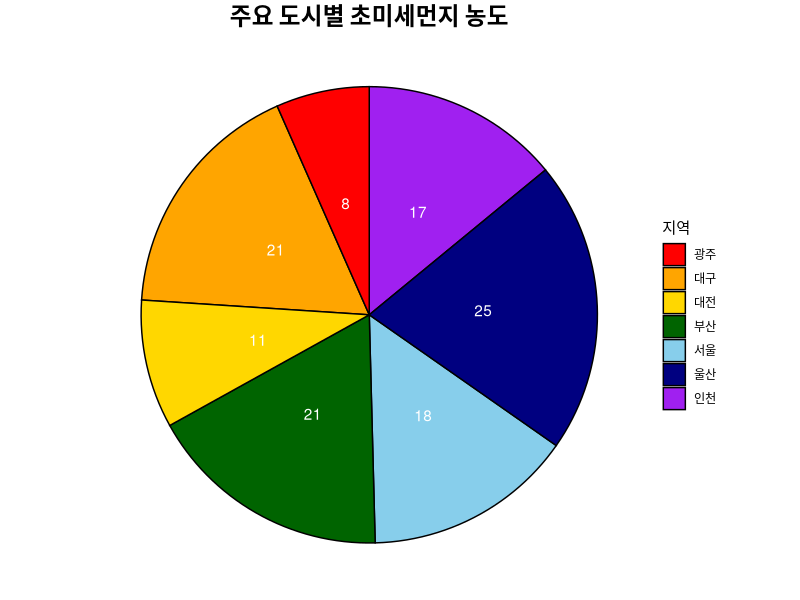
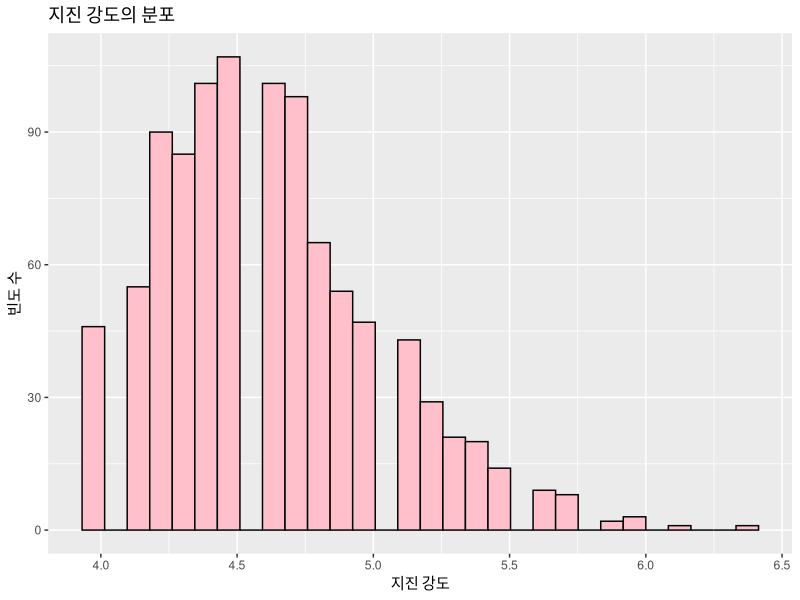
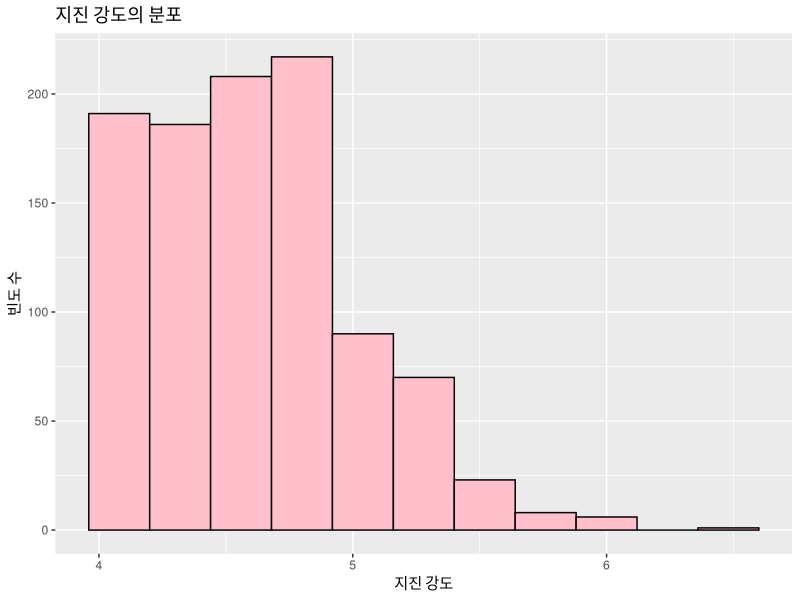
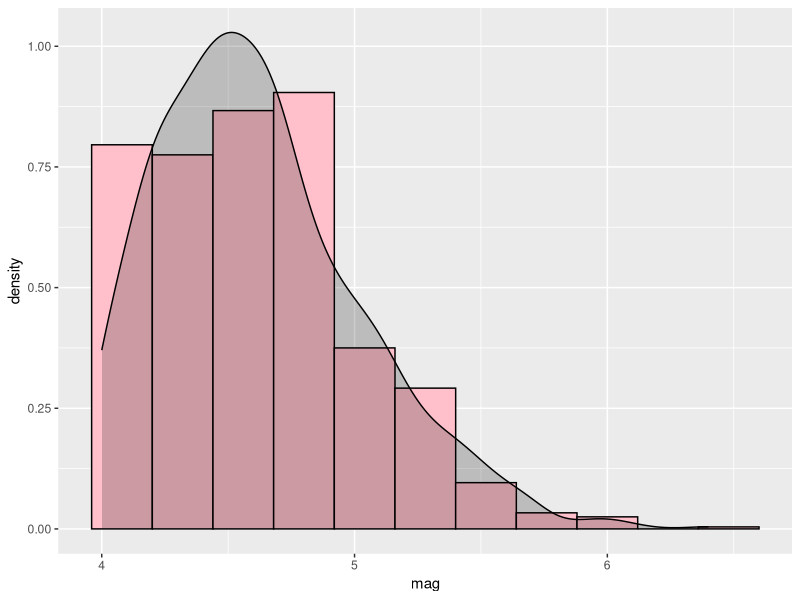
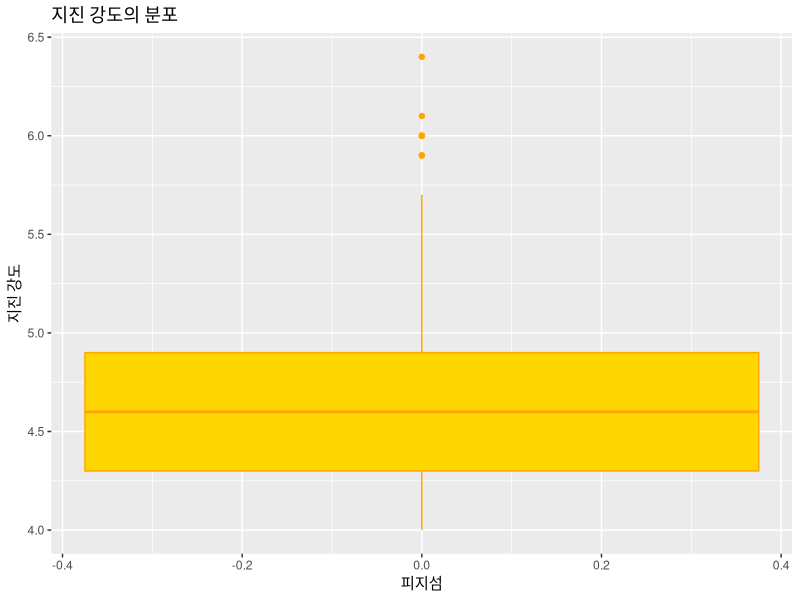

Write the R code that produced these figures, in order.
library(ggplot2)

# 원그래프
city = c("서울", "부산", "대구", "인천", "광주", "대전", "울산")
pm25 = c(18, 21, 21, 17, 8, 11, 25)

df = data.frame(지역 = city, 초미세먼지농도 = pm25)
df

ggplot(df, aes(x = "", y = 초미세먼지농도, fill = 지역)) +
  geom_bar(stat = "identity", color = "black") +
  coord_polar(theta = "y") +
  geom_text(aes(label = 초미세먼지농도), color = "white", position = position_stack(vjust = 0.5)) +
  theme_void() +
  labs(title = "주요 도시별 초미세먼지 농도") +
  theme(plot.title = element_text(hjust = 0.5, size = 17, face = "bold")) +
  scale_fill_manual(values = c("red", "orange", "gold", "darkgreen", "skyblue", "navy", "purple"))

# 히스토그램
# 다수의 data가 있는 경우 특정 값이 나타나는 빈도 수를 그래프로 표현

quakes
# 지진 강도별 밣생 횟수
ggplot(data = quakes, aes(x = mag)) + 
  geom_histogram(col = "black", fill = "pink") +
  labs(title = "지진 강도의 분포", x = "지진 강도", y = "빈도 수")

# 계급의 수 (기본 30개)
# Sturges 공식
# 계습의 수 설정은 histogram 함수에 bins 속성에 계급 수를 설정한다.
k = nclass.Sturges(quakes$mag)

ggplot(data = quakes, aes(x = mag)) + 
  geom_histogram(col = "black", fill = "pink", bins = k) +
  labs(title = "지진 강도의 분포", x = "지진 강도", y = "빈도 수")

# 확률밀도 그래프
ggplot(data = quakes, aes(x = mag)) +
  geom_histogram(aes(y = ..density..), col = "black", fill = "pink", bins = k) +
  geom_density(alpha = 0.2, fill = "black")

# 박스플롯 그래프
ggplot(data = quakes, aes(y = mag)) + 
  geom_boxplot(col = "orange", fill = "gold") +
  labs(title = "지진 강도의 분포", x = "피지섬", y = "지진 강도")